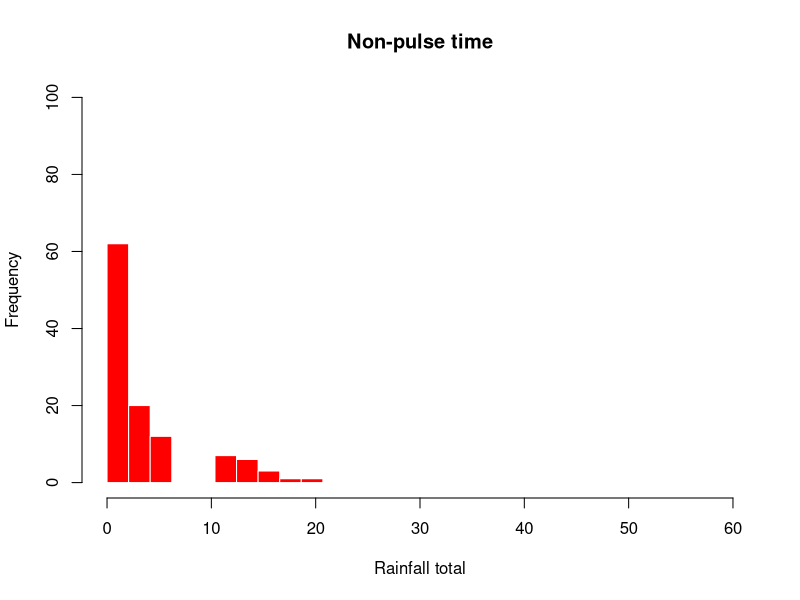
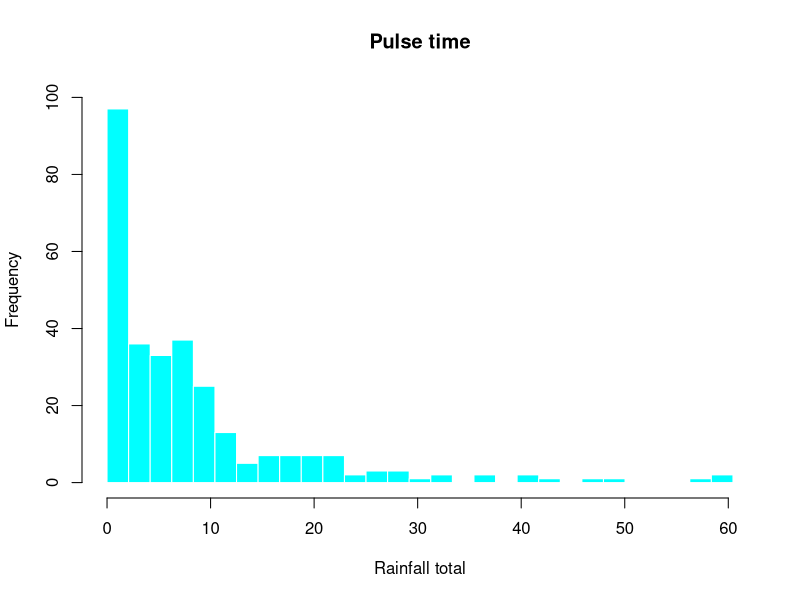
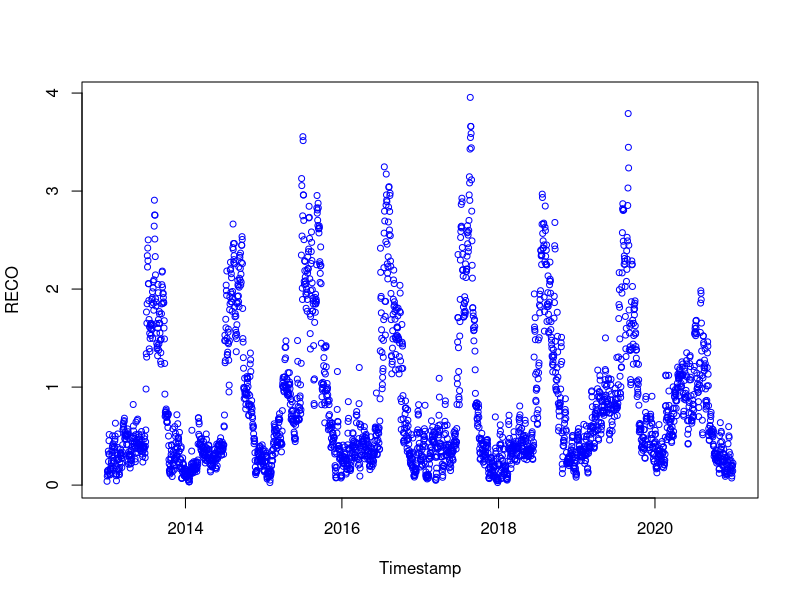

These charts were generated, in order, by the following R code: (Note: this script raises an error after producing the figures.)
# 17-05-2024
# Anastasia Makhnykina

library(dplyr)
library(tidyr)
library(tidyverse)
library(lubridate)
library(ggplot2)
library(units)
library(stats)
library(grDevices)
library(readr)

# Open file with all eddy-covariance data 
USWkg12_20_summary <- read.csv("data/USWkg12_20_summary.csv", 
                               header=TRUE, na.strings="NaN", skip=0)
USWkg12_20_summary$date <- as.Date(USWkg12_20_summary$date)

# sort data by date
years_sum1 <- USWkg12_20_summary %>% arrange(date)

# Initialize the pulseduration_S variable as a vector of 0's
years_sum1$pulseduration_S <- rep(0, nrow(years_sum1))

# Find the indices of rows where there is a rain event with sum_R between 5 and 10
rain_indices_S <- which(years_sum1$sum_R > 5 & years_sum1$sum_R <= 10)

# Loop through each rain event
for (i in rain_indices_S) {
  # Set pulseduration_S to 8 for 8 days after the event
  years_sum1$pulseduration_S[i:(min(i+7, nrow(years_sum1)))] <- 8
}

# Create a new variable called pulseduration_M, initialized with zeros
years_sum1$pulseduration_M <- rep(0, nrow(years_sum1))

# Loop through each element of sum_R
for (i in 1:nrow(years_sum1)) {
  
  # Check if the sum_R value is between 10 and 20
  if (years_sum1$sum_R[i] > 10 & years_sum1$sum_R[i] <= 20) {
    
    # If yes, set the pulseduration_M variable to 14 for the next 14 days
    for (j in 1:14) {
      if (i + j <= nrow(years_sum1)) { # check if within range
        years_sum1$pulseduration_M[i + j] <- 14
      }
    }
    
  }
  
}

# Create a new variable called pulseduration_L, initialized with zeros
years_sum1$pulseduration_L <- rep(0, nrow(years_sum1))

# Loop through each element of sum_R
for (i in 21:nrow(years_sum1)) {
  
  # Check if the sum_R value was less than or equal to 20 in the previous day, and greater than 20 in the current day
  if (years_sum1$sum_R[i-1] <= 20 & years_sum1$sum_R[i] > 20) {
    
    # If yes, set the pulseduration_L variable to 20 for the next 20 days
    for (j in 0:19) {
      if (i + j <= nrow(years_sum1)) { # check if within range
        years_sum1$pulseduration_L[i + j] <- 20
      }
    }
    
  }
  
}

# create a new variable called max_pulse_duration that is the maximum of pulseduration_S, pulseduration_M, and pulseduration_L
years_sum1$max_pulse_duration <- pmax(years_sum1$pulseduration_S, years_sum1$pulseduration_M, years_sum1$pulseduration_L)

# sort data by date
years_sum1 <- years_sum1 %>% arrange(date)

# Identify days with rain events
years_sum1$rain_event <- ifelse(years_sum1$sum_R > 5, 1, 0)

# Create a new column in the dataframe to store days since last rain event
years_sum1$days_since_rain_event <- 0

# Loop through each row of the data
for (i in 2:nrow(years_sum1)) {
  # If sum_R is greater than 5, set days_since_rain_event to 0
  if (years_sum1$sum_R[i] > 5) {
    years_sum1$days_since_rain_event[i] <- 0
  } else {
    # If sum_R is less than or equal to 5, increment the days_since_rain_event by 1
    years_sum1$days_since_rain_event[i] <- years_sum1$days_since_rain_event[i-1] + 1
  }
}


# Create years_sum_Pulse0 df
years_sum_Pulse0 <- years_sum1 %>%
  filter(days_since_rain_event >= max_pulse_duration)


# Create years_sum_Pulse1 df
years_sum_Pulse1 <- years_sum1 %>%
  filter(days_since_rain_event < max_pulse_duration)

# Total rain for Pulse and non-pulse time
hist(subset(years_sum_Pulse0$sum_R, years_sum_Pulse0$sum_R != 0), 
     breaks = seq(0, 60, length.out = 30),
     main = "Non-pulse time", 
     xlab = "Rainfall total", 
     ylab = "Frequency",
     col = "red", 
     border = "white",
     lty = "solid",
     ylim = c(0, 100))

hist(subset(years_sum_Pulse1$sum_R, years_sum_Pulse1$sum_R != 0), 
     breaks = seq(min(years_sum_Pulse1$sum_R), max(years_sum_Pulse1$sum_R), length.out = 30),
     main = "Pulse time", 
     xlab = "Rainfall total", 
     ylab = "Frequency",
     col = "cyan", 
     border = "white",
     lty = "solid",
     ylim = c(0, 100))

# WRITE OUT NEW FILES
write_csv(years_sum_Pulse0, "data/years_sum_Pulse0_DM.csv")
write_csv(years_sum_Pulse1, "data/years_sum_Pulse1_DM.csv")
write_csv(years_sum1, "data/years_sum1_DM.csv")

# Make sure in the Date format
years_sum_Pulse0$date <- as.Date(years_sum_Pulse0$date)
years_sum_Pulse1$date <- as.Date(years_sum_Pulse1$date)
years_sum1$date <- as.Date(years_sum1$date)

# CHECK COLUMN NAMES AND DATA TYPES
str(years_sum_Pulse0)
str(years_sum_Pulse1)
str(years_sum1)

####### Non-Pulse model ###################
###########################################

# Remove rows with missing values
years_sum_Pulse0 <- na.omit(years_sum_Pulse0)

# Calculate Soil Moisture
years_sum_Pulse0$meanSWC5 <- as.numeric(as.character(years_sum_Pulse0$meanSWC5))
SoilMoisture <- years_sum_Pulse0$meanSWC5/100

# Assign variables
years_sum_Pulse0$meanST5 <- as.numeric(as.character(years_sum_Pulse0$meanST5))
years_sum_Pulse0$meanGPP <- as.numeric(as.character(years_sum_Pulse0$meanGPP))

meanSWC5_NP <- SoilMoisture
meanST5_NP <- years_sum_Pulse0$meanST5
meanGPP_NP <- years_sum_Pulse0$meanGPP
GPPmax_NP <- max(years_sum_Pulse0$meanGPP, na.rm = TRUE)

# Fit model
years_sum_Pulse0$meanRECO <- as.numeric(as.character(years_sum_Pulse0$meanRECO))

Param_model4_NP <- nls(meanRECO ~ Fref*((meanGPP_NP/GPPmax_NP +n)/1+n) *
                         (1-c4*(0.1-meanSWC5_NP)^2)*exp(b4*meanST5_NP), 
                       data = years_sum_Pulse0,
                       start = list(Fref=0.75, c4=56.54, b4=0.04, n=0.84),
                       control = nls.control(maxiter = 1000, minFactor = 0.01)
)
Summary_Model4_NP = summary(Param_model4_NP)

# Formula: meanRECO ~ Fref * ((meanGPP_NP/GPPmax_NP + n)/1 + n) * (1 - c4 * 
#                                                                    (0.1 - meanSWC5_NP)^2) * exp(b4 * meanST5_NP)
# 
#Estimated Wed May 3rd 
# Parameters:
#   Estimate Std. Error t value Pr(>|t|)    
# Fref     0.021298  25.796  < 2e-16 ***
#   c4   14.410701   4.860611   2.965  0.00307 ** 
#   b4    0.034738   0.001528  22.737  < 2e-16 ***
#   n     0.131463   0.004753  27.661  < 2e-16 ***
#   

# NON_Pulse parameters
FrefNP = 0.581979
FrefNP_SE = 0.022416
SMoptNP =0.125 
c4NP = 5.866561
c4NP_SE = 4.914379
b4NP =  0.032845
b4NP_SE = 0.001487
nNP=  0.129888
nNP_SE = 0.004721

#################### Pulse model ##################################
###################################################################

# Remove rows with missing values
years_sum_Pulse1 <- na.omit(years_sum_Pulse1)

# Change the data format 
years_sum_Pulse1$meanSWC5 <- as.numeric(as.character(years_sum_Pulse1$meanSWC5))
years_sum_Pulse1$meanST5 <- as.numeric(as.character(years_sum_Pulse1$meanST5))
years_sum_Pulse1$meanGPP <- as.numeric(as.character(years_sum_Pulse1$meanGPP))
years_sum_Pulse1$meanRECO <- as.numeric(as.character(years_sum_Pulse1$meanRECO))

# Assign variables
SoilMoisture_P =years_sum_Pulse1$meanSWC5/100
meanSWC5_P = SoilMoisture_P
meanST5_P = years_sum_Pulse1$meanST5
meanGPP_P = years_sum_Pulse1$meanGPP
GPPmax_P = max(years_sum_Pulse1$meanGPP, na.rm=TRUE)

Param_model4_P <- nls(meanRECO ~ Fref*((meanGPP_P/GPPmax_P +n)/1+n) *(1-c4*(0.1-meanSWC5_P)^2)*exp(b4*meanST5_P), 
                      data = years_sum_Pulse1,
                      start = list(Fref=0.75,  c4=56.54, b4=0.04, n=0.84),
                      control = nls.control(maxiter = 1000, minFactor = 0.01)
)
Summary_Model4_P = summary(Param_model4_P)

# Parameters:
#   Estimate Std. Error t value Pr(>|t|)    
# Fref   0.616634   0.045269  13.621  < 2e-16 ***
#   c4   -10.431847   1.596214  -6.535 1.01e-10 ***
#   b4     0.044407   0.002129  20.862  < 2e-16 ***
#   n      0.243863   0.014703  16.586  < 2e-16 ***

# Pulse parameters
FrefP = 0.646765 
FrefP_SE = 0.044472
SMoptP =0.125 
c4P = -10.166789   
c4P_SE = 1.489036
b4P = 0.043525
b4P_SE = 0.001986
nP= 0.236665
nP_SE = 0.013583

############### All time model #################################
################################################################

complete.cases(years_sum1)

# Remove rows with missing values
years_sum1 <- na.omit(years_sum1)

# Change data format
years_sum1$meanSWC5 <- as.numeric(as.character(years_sum1$meanSWC5))
years_sum1$meanST5 <- as.numeric(as.character(years_sum1$meanST5))
years_sum1$meanGPP <- as.numeric(as.character(years_sum1$meanGPP))
years_sum1$meanRECO <- as.numeric(as.character(years_sum1$meanRECO))

# Setting up drivers for all time
All_meanSWC5 =years_sum1$meanSWC5/100
All_meanST5 = years_sum1$meanST5
All_meanGPP = years_sum1$meanGPP
All_GPPmax = max(years_sum1$meanGPP, na.rm = TRUE)

Param_model4_All <- nls(meanRECO ~ Fref*((All_meanGPP/All_GPPmax +nL)/1+nL) *(1-c4L*(0.1-All_meanSWC5)^2)*exp(b4L*All_meanST5), 
                      data = years_sum1,
                      start = list(Fref=0.75,  c4L=56.54, b4L=0.04, nL=0.84),
                      control = nls.control(maxiter = 1000, minFactor = 0.01)
)
Summary_Model4_All = summary(Param_model4_All)

# Parameters:
#   Estimate Std. Error t value Pr(>|t|)    
# Fref   0.616634   0.045269  13.621  < 2e-16 ***
#   c4   -10.431847   1.596214  -6.535 1.01e-10 ***
#   b4     0.044407   0.002129  20.862  < 2e-16 ***
#   n      0.243863   0.014703  16.586  < 2e-16 ***

# Pulse parameters
FrefL = 1.183562
FrefL_SE = 0.048450
SMoptL =0.125 
c4L = -7.875260   
c4L_SE = 1.160614
b4L = 0.034806
b4L_SE = 0.001412
nL= 0.079416
nL_SE = 0.002654

#run model for full time series based on non-pulse time parameters
ALL_model4_NP = FrefNP*((All_meanGPP/All_GPPmax +nNP)/1+nNP) *(1-c4NP*(SMoptNP-All_meanSWC5)^2)*exp(b4NP*All_meanST5)
#run model for full time series based on pulse time parameters
All_model4_P = FrefP*((All_meanGPP/All_GPPmax +nP)/1+nP) *(1-c4P*(SMoptP-All_meanSWC5)^2)*exp(b4P*All_meanST5)
#run all time model
All_model4 = FrefL*((All_meanGPP/All_GPPmax +nL)/1+nL) *(1-c4P*(SMoptL-All_meanSWC5)^2)*exp(b4L*All_meanST5)

# Plot the RECO time series
plot(years_sum1$date, years_sum1$meanRECO, type = "p", col = "blue", xlab = "Timestamp", ylab = "RECO", cex = 0.8)

points(years_sum1$date, results_df$MeanR, col="green", pch = 16, cex = 0.4, alpha=0.5)
# create the legend
legend(x = "topleft",
       legend = c("Measured RECO", "Mean model"),
       pch = c(1, 16),
       col = c("blue", "green"),
       lty = c(NA, 1),
       bty = "n")


# Add the model output time series to the plot - CORRECT FIGURE
points(years_sum1$date, ALL_model4_NP, col = "red", pch = 16, cex = 0.4)
points(years_sum1$date, All_model4_P, col = "cyan", pch = 16, cex = 0.4, alpha=0.5)
points(years_sum1$date, All_model4, col = "green", pch = 16, cex = 0.4, alpha=0.5)

# create the legend
legend(x = "topleft",
       legend = c("Measured RECO", "Pulse Model", "Non-Pulse Model", "Mean model"),
       pch = c(1, 16, 16,16),
       col = c("blue", "cyan", "red","green"),
       lty = c(NA, 1, 1,1),
       bty = "n")


##### Compare modeled and measured data
plot(years_sum1$meanRECO,ALL_model4_NP, type = "p", col = "red", xlab = "MEASURED RECO", ylab = "Non-pulse model RECO")
text(x = 1, y = 1.5, labels = "Over estimation")
text(x = 3, y = 0.5, labels = "Under estimation")
points( years_sum1$meanRECO,years_sum1$meanRECO,  type = "l", col = "red")

plot(years_sum1$meanRECO,All_model4_P,  type = "p", col = "cyan", xlab = "MEASURED RECO", ylab = "Pulse model RECO")
text(x = 1, y = 2.5, labels = "Over estimation")
text(x = 3, y = 0.5, labels = "Under estimation")
points( years_sum1$meanRECO,years_sum1$meanRECO,  type = "l", col = "cyan")



# Calulate the model residual and investigate whether residuals are higher during pulse times. 
Model_residual_NP = years_sum1$meanRECO-ALL_model4_NP
hist(Model_residual_NP, col = "red")

Model_residual_P = years_sum1$meanRECO - All_model4_P
hist(Model_residual_P, col = "cyan")


# calculate RMSE
rmse_NP <- sqrt(mean((ALL_model4_NP - years_sum1$meanRECO)^2))
rmse_P <- sqrt(mean((All_model4_P - years_sum1$meanRECO)^2))
# calculate MAPE
mape_NP <- mean(abs(ALL_model4_NP - years_sum1$meanRECO) / years_sum1$meanRECO) * 100
mape_P <- mean(abs(All_model4_P - years_sum1$meanRECO) / years_sum1$meanRECO) * 100
# calculate R-squared
r_squared_NP <- cor(ALL_model4_NP, years_sum1$meanRECO)^2
r_squared_P <- cor(All_model4_P, years_sum1$meanRECO)^2

Reco_NP = sum(ALL_model4_NP)
Reco_P = sum(All_model4_P)
Reco_obs = sum(years_sum1$meanRECO)


plot(ALL_model4_NP,All_model4_P, xlab = "Non-Pulse Model Reco", ylab = "Pulse Model Reco")
 

# Create df just with fluxes and calculate 
Reco_df <- years_sum1 %>%
  select(date, meanRECO, sdReco, max_pulse_duration, rain_event)


Reco_df$PulseM <- All_model4_P
Reco_df$NonPulseM <- ALL_model4_NP
Reco_df$MeanM <- All_model4


Reco1 <- Reco_df %>%
  select (date, meanRECO, max_pulse_duration, PulseM, NonPulseM) %>%
  mutate(case_when(max_pulse_duration == 0 ~ NonPulseM,
                  max_pulse_duration == 8 ~ PulseM,
                max_pulse_duration == 14 ~ PulseM,
                max_pulse_duration == 20 ~ PulseM))
                         


plot(Reco_df$date, Reco_df$meanRECO, type = "p", col = "blue", xlab = "Timestamp", ylab = "RECO", cex = 0.8)
points(Reco1$date, Reco1$`case_when(...)`, col="green", pch = 16, cex = 0.4, alpha=0.5)
# create the legend
legend(x = "topleft",
       legend = c("Measured RECO", "Pulse and Non-pulse models"),
       pch = c(1, 16),
       col = c("blue", "green"),
       lty = c(NA, 1),
       bty = "n")
